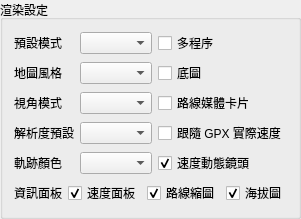
     <widget class="QGroupBox" name="groupBox_settings_2">
      <property name="sizePolicy">
       <sizepolicy hsizetype="Preferred" vsizetype="Expanding">
        <horstretch>0</horstretch>
        <verstretch>0</verstretch>
       </sizepolicy>
      </property>
      <property name="minimumSize">
       <size>
        <width>0</width>
        <height>0</height>
       </size>
      </property>
      <property name="maximumSize">
       <size>
        <width>16777215</width>
        <height>16777215</height>
       </size>
      </property>
      <property name="title">
       <string>渲染設定</string>
      </property>
      <layout class="QGridLayout" name="gridLayout">
       <item row="0" column="0">
        <layout class="QHBoxLayout" name="horizontalLayout_9">
         <item>
          <widget class="QLabel" name="lbl_profile_2">
           <property name="toolTip">
            <string>用途：一次套用一組解析度、Local Zoom、bitrate、NVENC preset、Workers 與 Chunks/Worker。</string>
           </property>
           <property name="text">
            <string>預設模式</string>
           </property>
          </widget>
         </item>
         <item>
          <widget class="QComboBox" name="combo_profile_2">
           <property name="toolTip">
            <string>用途：一次套用一組解析度、Local Zoom、bitrate、NVENC preset、Workers 與 Chunks/Worker。</string>
           </property>
          </widget>
         </item>
        </layout>
       </item>
       <item row="0" column="1">
        <widget class="QCheckBox" name="chk_parallel_2">
         <property name="toolTip">
          <string>用途：允許同時啟動多個 worker 平行渲染主動畫。</string>
         </property>
         <property name="text">
          <string>多程序</string>
         </property>
        </widget>
       </item>
       <item row="1" column="0">
        <layout class="QHBoxLayout" name="horizontalLayout_11">
         <item>
          <widget class="QLabel" name="lbl_map_style_2">
           <property name="toolTip">
            <string>用途：決定影片主畫面與結尾 overview 使用的底圖樣式。
建議：深色路線可用 DarkMatter，道路細節可用 Voyager，衛星圖資訊量最高。</string>
           </property>
           <property name="text">
            <string>地圖風格</string>
           </property>
          </widget>
         </item>
         <item>
          <widget class="QComboBox" name="combo_map_style_2">
           <property name="toolTip">
            <string>用途：決定影片主畫面與結尾 overview 使用的底圖樣式。
建議：深色路線可用 DarkMatter，道路細節可用 Voyager，衛星圖資訊量最高。</string>
           </property>
          </widget>
         </item>
        </layout>
       </item>
       <item row="1" column="1">
        <widget class="QCheckBox" name="chk_basemap_2">
         <property name="toolTip">
          <string>用途：是否下載並顯示道路或衛星等地圖底圖。</string>
         </property>
         <property name="text">
          <string>底圖</string>
         </property>
        </widget>
       </item>
       <item row="2" column="0">
        <layout class="QHBoxLayout" name="horizontalLayout_10">
         <item>
          <widget class="QLabel" name="lbl_camera_mode_2">
           <property name="toolTip">
            <string>用途：決定路線動畫的鏡頭視角朝向與 3D 地形透視。
• 正北朝上 (North-Up)
• 跟隨行進方向 (Heading-Up)
• 3D 真地形 (3D-Terrain)</string>
           </property>
           <property name="text">
            <string>視角模式</string>
           </property>
          </widget>
         </item>
         <item>
          <widget class="QComboBox" name="combo_camera_mode_2">
           <property name="toolTip">
            <string>用途：決定路線動畫的鏡頭視角朝向與 3D 地形透視。
• 正北朝上 (North-Up)
• 跟隨行進方向 (Heading-Up)
• 3D 真地形 (3D-Terrain)</string>
           </property>
          </widget>
         </item>
        </layout>
       </item>
       <item row="2" column="1">
        <widget class="QCheckBox" name="chk_enable_media_2">
         <property name="toolTip">
          <string>用途：是否在路線動畫中顯示相片/影片懸浮卡片。</string>
         </property>
         <property name="text">
          <string>路線媒體卡片</string>
         </property>
        </widget>
       </item>
       <item row="3" column="0">
        <layout class="QHBoxLayout" name="horizontalLayout_7">
         <item>
          <widget class="QLabel" name="lbl_resolution_2">
           <property name="toolTip">
            <string>用途：選擇輸出影片的解析度尺寸與畫面比例（9:16, 16:9, 1:1 等）。</string>
           </property>
           <property name="text">
            <string>解析度預設</string>
           </property>
          </widget>
         </item>
         <item>
          <widget class="QComboBox" name="combo_resolution_2">
           <property name="toolTip">
            <string>用途：選擇輸出影片的解析度尺寸與畫面比例（9:16, 16:9, 1:1 等）。</string>
           </property>
          </widget>
         </item>
        </layout>
       </item>
       <item row="3" column="1">
        <widget class="QCheckBox" name="chk_real_speed_2">
         <property name="toolTip">
          <string>用途：控制騎乘動畫在路線上的移動速度模式（等速 vs 實際 GPS 速度）。</string>
         </property>
         <property name="text">
          <string>跟隨 GPX 實際速度</string>
         </property>
        </widget>
       </item>
       <item row="4" column="0">
        <layout class="QHBoxLayout" name="horizontalLayout_8">
         <item>
          <widget class="QLabel" name="lbl_track_color_2">
           <property name="toolTip">
            <string>用途：控制主畫面軌跡線條與升降彩帶的配色風格。
• 海拔動態漸層
• 亮綠、黃、紅單色
• 騎乘速度漸層</string>
           </property>
           <property name="text">
            <string>軌跡顏色</string>
           </property>
          </widget>
         </item>
         <item>
          <widget class="QComboBox" name="combo_track_color_2">
           <property name="toolTip">
            <string>用途：控制主畫面軌跡線條與升降彩帶的配色風格。
• 海拔動態漸層
• 亮綠、黃、紅單色
• 騎乘速度漸層</string>
           </property>
          </widget>
         </item>
        </layout>
       </item>
       <item row="4" column="1">
        <widget class="QCheckBox" name="chk_dynamic_speed_zoom">
         <property name="toolTip">
          <string>用途：根據當前 GPX 騎乘速度動態縮放鏡頭（高速拉遠、低速拉近），如同車用導航視覺效果。</string>
         </property>
         <property name="text">
          <string>速度動態鏡頭</string>
         </property>
         <property name="checked">
          <bool>true</bool>
         </property>
        </widget>
       </item>
       <item row="5" column="0" colspan="2">
         <layout class="QHBoxLayout" name="horizontalLayout_panels">
          <item>
           <widget class="QLabel" name="lbl_panels">
            <property name="toolTip">
             <string>用途：控制是否在動畫主畫面中顯示速度儀表、路線縮圖或海拔高度剖面圖。</string>
            </property>
            <property name="text">
             <string>資訊面板</string>
            </property>
           </widget>
          </item>
          <item>
           <widget class="QCheckBox" name="chk_show_speed">
            <property name="toolTip">
             <string>用途：控制是否在畫面左上角顯示即時速度與數據面板。</string>
            </property>
            <property name="text">
             <string>速度面板</string>
            </property>
            <property name="checked">
             <bool>true</bool>
            </property>
           </widget>
          </item>
          <item>
           <widget class="QCheckBox" name="chk_show_minimap">
            <property name="toolTip">
             <string>用途：控制是否在畫面右上角顯示路線縮圖與進度面板。</string>
            </property>
            <property name="text">
             <string>路線縮圖</string>
            </property>
            <property name="checked">
             <bool>true</bool>
            </property>
           </widget>
          </item>
          <item>
           <widget class="QCheckBox" name="chk_show_elevation">
            <property name="toolTip">
             <string>用途：控制是否在畫面下方顯示全景高度剖面圖。</string>
            </property>
            <property name="text">
             <string>海拔圖</string>
            </property>
            <property name="checked">
             <bool>true</bool>
            </property>
           </widget>
          </item>
         </layout>
        </item>
      </layout>
     </widget>
